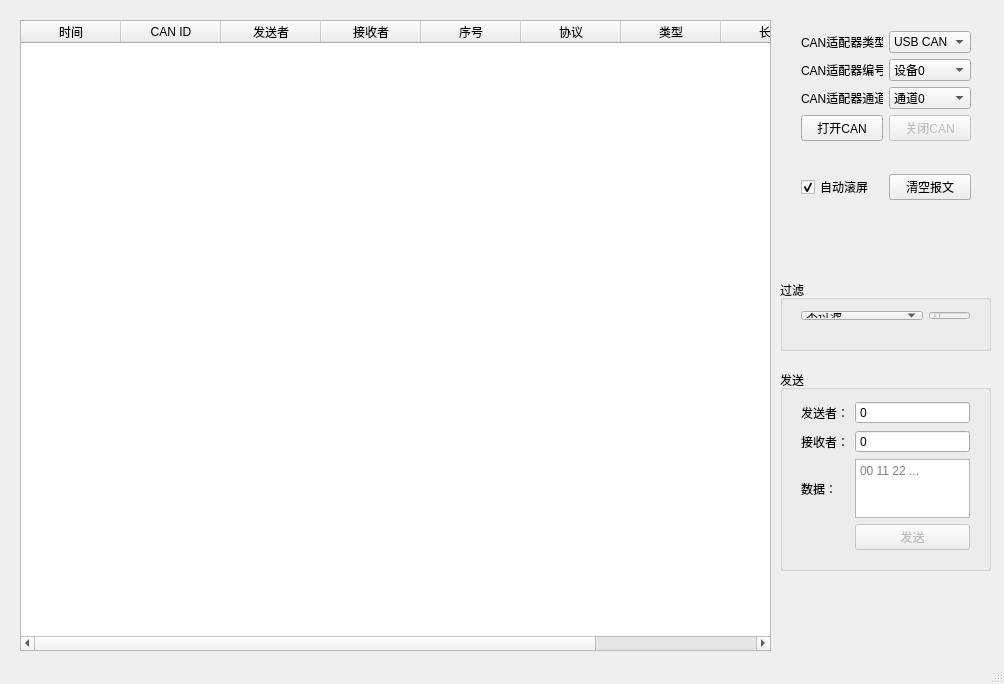
<?xml version="1.0" encoding="UTF-8"?>
<ui version="4.0">
 <class>MainWindow</class>
 <widget class="QMainWindow" name="MainWindow">
  <property name="geometry">
   <rect>
    <x>0</x>
    <y>0</y>
    <width>1004</width>
    <height>684</height>
   </rect>
  </property>
  <property name="windowTitle">
   <string>陀螺仪&amp;磁强计</string>
  </property>
  <widget class="QWidget" name="centralWidget">
   <widget class="QWidget" name="gridLayoutWidget">
    <property name="geometry">
     <rect>
      <x>790</x>
      <y>20</y>
      <width>192</width>
      <height>191</height>
     </rect>
    </property>
    <layout class="QGridLayout" name="gridLayout">
     <item row="1" column="1">
      <widget class="QComboBox" name="comboBox_DevId">
       <item>
        <property name="text">
         <string>设备0</string>
        </property>
       </item>
       <item>
        <property name="text">
         <string>设备1</string>
        </property>
       </item>
      </widget>
     </item>
     <item row="0" column="1">
      <widget class="QComboBox" name="comboBox_DevType">
       <property name="maximumSize">
        <size>
         <width>16777215</width>
         <height>16777215</height>
        </size>
       </property>
       <item>
        <property name="text">
         <string>USB CAN II</string>
        </property>
       </item>
       <item>
        <property name="text">
         <string>USB CAN I</string>
        </property>
       </item>
      </widget>
     </item>
     <item row="2" column="1">
      <widget class="QComboBox" name="comboBox_ChId">
       <item>
        <property name="text">
         <string>通道0</string>
        </property>
       </item>
       <item>
        <property name="text">
         <string>通道1</string>
        </property>
       </item>
      </widget>
     </item>
     <item row="0" column="0">
      <widget class="QLabel" name="label_DevType">
       <property name="text">
        <string>CAN适配器类型：</string>
       </property>
      </widget>
     </item>
     <item row="1" column="0">
      <widget class="QLabel" name="label_DevId">
       <property name="text">
        <string>CAN适配器编号：</string>
       </property>
      </widget>
     </item>
     <item row="2" column="0">
      <widget class="QLabel" name="label_ChId">
       <property name="text">
        <string>CAN适配器通道：</string>
       </property>
      </widget>
     </item>
     <item row="5" column="1">
      <spacer name="verticalSpacer">
       <property name="orientation">
        <enum>Qt::Vertical</enum>
       </property>
       <property name="sizeHint" stdset="0">
        <size>
         <width>20</width>
         <height>40</height>
        </size>
       </property>
      </spacer>
     </item>
     <item row="4" column="1">
      <widget class="QPushButton" name="pushButton_CloseDev">
       <property name="enabled">
        <bool>false</bool>
       </property>
       <property name="text">
        <string>关闭CAN</string>
       </property>
      </widget>
     </item>
     <item row="4" column="0">
      <widget class="QPushButton" name="pushButton_OpenDev">
       <property name="text">
        <string>打开CAN</string>
       </property>
      </widget>
     </item>
     <item row="7" column="1">
      <widget class="QPushButton" name="pushButton_Clear">
       <property name="text">
        <string>清空报文</string>
       </property>
      </widget>
     </item>
     <item row="7" column="0">
      <widget class="QCheckBox" name="checkBox_AutoScroll">
       <property name="text">
        <string>自动滚屏</string>
       </property>
       <property name="checked">
        <bool>true</bool>
       </property>
      </widget>
     </item>
    </layout>
   </widget>
   <widget class="QTableWidget" name="tableWidget_Packets">
    <property name="geometry">
     <rect>
      <x>20</x>
      <y>20</y>
      <width>751</width>
      <height>631</height>
     </rect>
    </property>
    <property name="editTriggers">
     <set>QAbstractItemView::NoEditTriggers</set>
    </property>
    <property name="selectionBehavior">
     <enum>QAbstractItemView::SelectRows</enum>
    </property>
    <property name="showGrid">
     <bool>false</bool>
    </property>
    <property name="cornerButtonEnabled">
     <bool>false</bool>
    </property>
    <attribute name="horizontalHeaderHighlightSections">
     <bool>false</bool>
    </attribute>
    <attribute name="verticalHeaderVisible">
     <bool>true</bool>
    </attribute>
    <attribute name="verticalHeaderDefaultSectionSize">
     <number>20</number>
    </attribute>
    <attribute name="verticalHeaderHighlightSections">
     <bool>false</bool>
    </attribute>
    <attribute name="verticalHeaderMinimumSectionSize">
     <number>14</number>
    </attribute>
    <column>
     <property name="text">
      <string>时间</string>
     </property>
    </column>
    <column>
     <property name="text">
      <string>CAN ID</string>
     </property>
    </column>
    <column>
     <property name="text">
      <string>发送者</string>
     </property>
    </column>
    <column>
     <property name="text">
      <string>接收者</string>
     </property>
    </column>
    <column>
     <property name="text">
      <string>序号</string>
     </property>
    </column>
    <column>
     <property name="text">
      <string>协议</string>
     </property>
    </column>
    <column>
     <property name="text">
      <string>类型</string>
     </property>
    </column>
    <column>
     <property name="text">
      <string>长度</string>
     </property>
    </column>
    <column>
     <property name="text">
      <string>数据</string>
     </property>
    </column>
   </widget>
   <widget class="QGroupBox" name="groupBox">
    <property name="geometry">
     <rect>
      <x>780</x>
      <y>280</y>
      <width>211</width>
      <height>71</height>
     </rect>
    </property>
    <property name="title">
     <string>过滤</string>
    </property>
    <widget class="QWidget" name="gridLayoutWidget_2">
     <property name="geometry">
      <rect>
       <x>10</x>
       <y>20</y>
       <width>191</width>
       <height>31</height>
      </rect>
     </property>
     <layout class="QGridLayout" name="gridLayout_2" columnstretch="3,1">
      <item row="0" column="0">
       <widget class="QComboBox" name="comboBox_FltrMode">
        <item>
         <property name="text">
          <string>不过滤</string>
         </property>
        </item>
        <item>
         <property name="text">
          <string>接收/发送者 =</string>
         </property>
        </item>
        <item>
         <property name="text">
          <string>发送者 =</string>
         </property>
        </item>
        <item>
         <property name="text">
          <string>接收者 =</string>
         </property>
        </item>
       </widget>
      </item>
      <item row="0" column="1">
       <widget class="QSpinBox" name="spinBox_FltrCanId">
        <property name="enabled">
         <bool>false</bool>
        </property>
        <property name="buttonSymbols">
         <enum>QAbstractSpinBox::NoButtons</enum>
        </property>
        <property name="maximum">
         <number>255</number>
        </property>
       </widget>
      </item>
     </layout>
    </widget>
   </widget>
   <widget class="QGroupBox" name="groupBox_2">
    <property name="geometry">
     <rect>
      <x>780</x>
      <y>370</y>
      <width>211</width>
      <height>201</height>
     </rect>
    </property>
    <property name="title">
     <string>发送</string>
    </property>
    <widget class="QWidget" name="gridLayoutWidget_3">
     <property name="geometry">
      <rect>
       <x>10</x>
       <y>20</y>
       <width>191</width>
       <height>171</height>
      </rect>
     </property>
     <layout class="QGridLayout" name="gridLayout_3" columnstretch="1,3">
      <item row="1" column="1">
       <widget class="QSpinBox" name="spinBox_SendDest">
        <property name="buttonSymbols">
         <enum>QAbstractSpinBox::NoButtons</enum>
        </property>
        <property name="maximum">
         <number>255</number>
        </property>
       </widget>
      </item>
      <item row="0" column="1">
       <widget class="QSpinBox" name="spinBox_SendSrc">
        <property name="buttonSymbols">
         <enum>QAbstractSpinBox::NoButtons</enum>
        </property>
        <property name="maximum">
         <number>255</number>
        </property>
       </widget>
      </item>
      <item row="0" column="0">
       <widget class="QLabel" name="label">
        <property name="text">
         <string>发送者：</string>
        </property>
       </widget>
      </item>
      <item row="2" column="1">
       <widget class="QPlainTextEdit" name="plainTextEdit_SendData">
        <property name="placeholderText">
         <string>00 11 22 ...</string>
        </property>
       </widget>
      </item>
      <item row="1" column="0">
       <widget class="QLabel" name="label_2">
        <property name="text">
         <string>接收者：</string>
        </property>
       </widget>
      </item>
      <item row="2" column="0">
       <widget class="QLabel" name="label_3">
        <property name="text">
         <string>数据：</string>
        </property>
       </widget>
      </item>
      <item row="3" column="1">
       <widget class="QPushButton" name="pushButton_Send">
        <property name="enabled">
         <bool>false</bool>
        </property>
        <property name="text">
         <string>发送</string>
        </property>
       </widget>
      </item>
     </layout>
    </widget>
   </widget>
  </widget>
  <widget class="QStatusBar" name="statusBar"/>
 </widget>
 <layoutdefault spacing="6" margin="11"/>
 <resources/>
 <connections/>
</ui>
